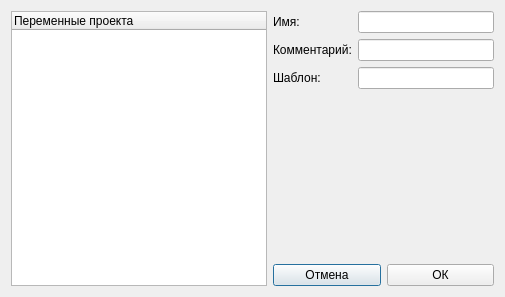
<?xml version="1.0" encoding="UTF-8"?>
<ui version="4.0">
 <class>DialogVarChoose</class>
 <widget class="QDialog" name="DialogVarChoose">
  <property name="geometry">
   <rect>
    <x>0</x>
    <y>0</y>
    <width>505</width>
    <height>297</height>
   </rect>
  </property>
  <property name="windowTitle">
   <string>Вставка/изменение шаблона переменной</string>
  </property>
  <layout class="QVBoxLayout" name="verticalLayout">
   <item>
    <layout class="QGridLayout" name="gridLayout">
     <item row="0" column="0" rowspan="5">
      <widget class="QTreeWidget" name="treeWidget">
       <column>
        <property name="text">
         <string>Переменные проекта</string>
        </property>
       </column>
      </widget>
     </item>
     <item row="0" column="1">
      <widget class="QLabel" name="label">
       <property name="text">
        <string>Имя:</string>
       </property>
      </widget>
     </item>
     <item row="0" column="2">
      <widget class="QLineEdit" name="lineEditName">
       <property name="enabled">
        <bool>true</bool>
       </property>
       <property name="readOnly">
        <bool>true</bool>
       </property>
      </widget>
     </item>
     <item row="1" column="1">
      <widget class="QLabel" name="label_2">
       <property name="text">
        <string>Комментарий:</string>
       </property>
      </widget>
     </item>
     <item row="1" column="2">
      <widget class="QLineEdit" name="lineEditComment">
       <property name="readOnly">
        <bool>true</bool>
       </property>
      </widget>
     </item>
     <item row="2" column="1">
      <widget class="QLabel" name="label_3">
       <property name="text">
        <string>Шаблон:</string>
       </property>
      </widget>
     </item>
     <item row="2" column="2">
      <widget class="QLineEdit" name="lineEditPattern">
       <property name="inputMask">
        <string/>
       </property>
      </widget>
     </item>
     <item row="3" column="1">
      <spacer name="verticalSpacer">
       <property name="orientation">
        <enum>Qt::Vertical</enum>
       </property>
       <property name="sizeHint" stdset="0">
        <size>
         <width>20</width>
         <height>40</height>
        </size>
       </property>
      </spacer>
     </item>
     <item row="4" column="1" colspan="2">
      <layout class="QHBoxLayout" name="horizontalLayout">
       <item>
        <widget class="QPushButton" name="pushButton">
         <property name="text">
          <string>Отмена</string>
         </property>
        </widget>
       </item>
       <item>
        <widget class="QPushButton" name="pushButton_2">
         <property name="text">
          <string>ОК</string>
         </property>
        </widget>
       </item>
      </layout>
     </item>
    </layout>
   </item>
  </layout>
 </widget>
 <resources/>
 <connections>
  <connection>
   <sender>pushButton_2</sender>
   <signal>clicked()</signal>
   <receiver>DialogVarChoose</receiver>
   <slot>accept()</slot>
   <hints>
    <hint type="sourcelabel">
     <x>350</x>
     <y>262</y>
    </hint>
    <hint type="destinationlabel">
     <x>380</x>
     <y>227</y>
    </hint>
   </hints>
  </connection>
  <connection>
   <sender>pushButton</sender>
   <signal>clicked()</signal>
   <receiver>DialogVarChoose</receiver>
   <slot>reject()</slot>
   <hints>
    <hint type="sourcelabel">
     <x>265</x>
     <y>261</y>
    </hint>
    <hint type="destinationlabel">
     <x>270</x>
     <y>222</y>
    </hint>
   </hints>
  </connection>
 </connections>
</ui>
